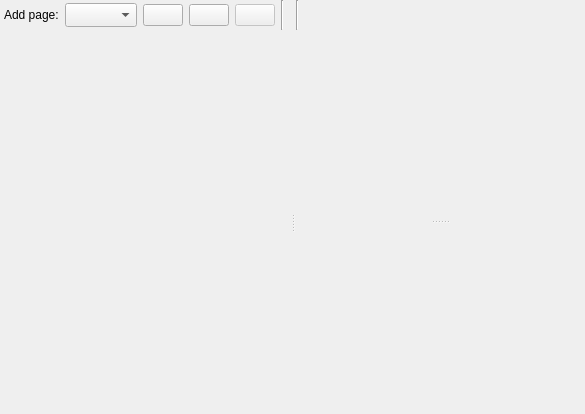
<?xml version="1.0" encoding="UTF-8"?>
<ui version="4.0">
 <class>PageEditorContainer</class>
 <widget class="QWidget" name="PageEditorContainer">
  <property name="geometry">
   <rect>
    <x>0</x>
    <y>0</y>
    <width>585</width>
    <height>414</height>
   </rect>
  </property>
  <property name="windowTitle">
   <string>Form</string>
  </property>
  <layout class="QGridLayout" name="gridLayout">
   <property name="leftMargin">
    <number>0</number>
   </property>
   <property name="topMargin">
    <number>0</number>
   </property>
   <property name="rightMargin">
    <number>0</number>
   </property>
   <property name="bottomMargin">
    <number>0</number>
   </property>
   <property name="spacing">
    <number>0</number>
   </property>
   <item row="0" column="0">
    <widget class="QFrame" name="frame">
     <property name="sizePolicy">
      <sizepolicy hsizetype="Preferred" vsizetype="Fixed">
       <horstretch>0</horstretch>
       <verstretch>0</verstretch>
      </sizepolicy>
     </property>
     <property name="minimumSize">
      <size>
       <width>0</width>
       <height>30</height>
      </size>
     </property>
     <property name="maximumSize">
      <size>
       <width>16777215</width>
       <height>30</height>
      </size>
     </property>
     <property name="frameShape">
      <enum>QFrame::NoFrame</enum>
     </property>
     <property name="frameShadow">
      <enum>QFrame::Raised</enum>
     </property>
     <layout class="QHBoxLayout" name="horizontalLayout">
      <property name="spacing">
       <number>6</number>
      </property>
      <property name="leftMargin">
       <number>4</number>
      </property>
      <property name="topMargin">
       <number>0</number>
      </property>
      <property name="rightMargin">
       <number>4</number>
      </property>
      <property name="bottomMargin">
       <number>0</number>
      </property>
      <item>
       <widget class="QLabel" name="addPageLabel">
        <property name="text">
         <string>Add page:</string>
        </property>
       </widget>
      </item>
      <item>
       <widget class="QComboBox" name="addPageList">
        <property name="maximumSize">
         <size>
          <width>16777215</width>
          <height>24</height>
         </size>
        </property>
       </widget>
      </item>
      <item>
       <widget class="QPushButton" name="addPageButton">
        <property name="toolTip">
         <string>Add new page</string>
        </property>
        <property name="icon">
         <iconset resource="page_editor.qrc">
          <normaloff>:/images/document-new.png</normaloff>:/images/document-new.png</iconset>
        </property>
        <property name="iconSize">
         <size>
          <width>16</width>
          <height>16</height>
         </size>
        </property>
       </widget>
      </item>
      <item>
       <widget class="QPushButton" name="deletePageButton">
        <property name="toolTip">
         <string>Remove current page</string>
        </property>
        <property name="icon">
         <iconset resource="page_editor.qrc">
          <normaloff>:/images/document-close.png</normaloff>:/images/document-close.png</iconset>
        </property>
        <property name="iconSize">
         <size>
          <width>16</width>
          <height>16</height>
         </size>
        </property>
       </widget>
      </item>
      <item>
       <widget class="QPushButton" name="clonePageButton">
        <property name="enabled">
         <bool>false</bool>
        </property>
        <property name="toolTip">
         <string>Make a copy of current page</string>
        </property>
        <property name="text">
         <string/>
        </property>
        <property name="icon">
         <iconset resource="page_editor.qrc">
          <normaloff>:/images/document-multiple.png</normaloff>:/images/document-multiple.png</iconset>
        </property>
        <property name="iconSize">
         <size>
          <width>16</width>
          <height>16</height>
         </size>
        </property>
       </widget>
      </item>
      <item>
       <widget class="Line" name="line">
        <property name="minimumSize">
         <size>
          <width>0</width>
          <height>0</height>
         </size>
        </property>
        <property name="orientation">
         <enum>Qt::Vertical</enum>
        </property>
       </widget>
      </item>
      <item>
       <widget class="ItemsToolWidget" name="tools" native="true"/>
      </item>
      <item>
       <widget class="Line" name="line_2">
        <property name="minimumSize">
         <size>
          <width>0</width>
          <height>0</height>
         </size>
        </property>
        <property name="orientation">
         <enum>Qt::Vertical</enum>
        </property>
       </widget>
      </item>
      <item>
       <widget class="QToolBar" name="actions">
        <property name="iconSize">
         <size>
          <width>16</width>
          <height>16</height>
         </size>
        </property>
       </widget>
      </item>
      <item>
       <spacer name="horizontalSpacer">
        <property name="orientation">
         <enum>Qt::Horizontal</enum>
        </property>
        <property name="sizeHint" stdset="0">
         <size>
          <width>40</width>
          <height>20</height>
         </size>
        </property>
       </spacer>
      </item>
     </layout>
    </widget>
   </item>
   <item row="1" column="0">
    <widget class="QSplitter" name="splitter">
     <property name="sizePolicy">
      <sizepolicy hsizetype="Expanding" vsizetype="MinimumExpanding">
       <horstretch>0</horstretch>
       <verstretch>0</verstretch>
      </sizepolicy>
     </property>
     <property name="orientation">
      <enum>Qt::Horizontal</enum>
     </property>
     <widget class="QWidget" name="verticalLayoutWidget">
      <layout class="QVBoxLayout" name="pageLayout">
       <property name="sizeConstraint">
        <enum>QLayout::SetDefaultConstraint</enum>
       </property>
       <item>
        <widget class="FancyTabWidget" name="pageTabs" native="true">
         <property name="sizePolicy">
          <sizepolicy hsizetype="Preferred" vsizetype="Preferred">
           <horstretch>0</horstretch>
           <verstretch>0</verstretch>
          </sizepolicy>
         </property>
        </widget>
       </item>
      </layout>
     </widget>
     <widget class="QSplitter" name="splitter2">
      <property name="sizePolicy">
       <sizepolicy hsizetype="Maximum" vsizetype="Preferred">
        <horstretch>0</horstretch>
        <verstretch>0</verstretch>
       </sizepolicy>
      </property>
      <property name="orientation">
       <enum>Qt::Vertical</enum>
      </property>
      <widget class="QWidget" name="layoutWidget">
       <layout class="QVBoxLayout" name="ObjectInspectorLayout"/>
      </widget>
      <widget class="QWidget" name="layoutWidget1">
       <layout class="QVBoxLayout" name="PropertyEditorLayout"/>
      </widget>
     </widget>
    </widget>
   </item>
  </layout>
  <zorder>splitter</zorder>
  <zorder>frame</zorder>
 </widget>
 <customwidgets>
  <customwidget>
   <class>FancyTabWidget</class>
   <extends>QWidget</extends>
   <header location="global">fancytabs.h</header>
   <container>1</container>
  </customwidget>
  <customwidget>
   <class>ItemsToolWidget</class>
   <extends>QWidget</extends>
   <header>itemstoolwidget.h</header>
   <container>1</container>
  </customwidget>
 </customwidgets>
 <resources>
  <include location="page_editor.qrc"/>
 </resources>
 <connections/>
</ui>
